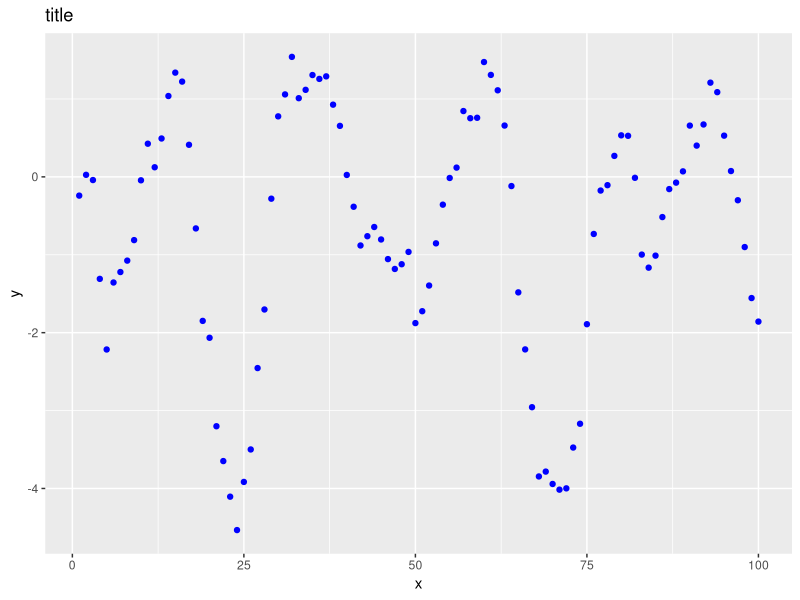

Write R code to recreate this figure.
library("ggplot2")

TIMES = 100
size = TIMES + 3
sigma = 1
phi = 3 / 10

data = c(0.58, -1.34, 0.61)
points = c(11.2, 51.8, 81.4)

t = 1:TIMES
t = c(t, points)

H = abs( matrix(1, size, 1) %*% t - t %*% matrix(1, 1, size) )
S = sigma * sigma * exp( -phi * H )

Lt = chol(S)
L = t(Lt)

# the new expectation and variance based on the data
S_a = S[1:(size - 3), 1:(size - 3)]
S_ab = S[1:(size - 3),(size - 2):size]
S_ba = S[(size - 2):size, 1:(size - 3)]
S_b = S[(size - 2):size,(size - 2):size]

my = S_ab %*% solve(S_b, data)
var = S_a - S_ab %*% solve(S_b) %*% S_ba


main = function() {
  
  # drawing 100 simulations
  
  z = rnorm(TIMES, 0, 1)
  x = my + var %*% z
  t = t[1:TIMES]
  df = data.frame(t, x)
  p = ggplot() + geom_point(data = df, aes(t, x), color = "blue")
  print(p + labs(title = "title", x = "x", y = "y"))
}

main()


